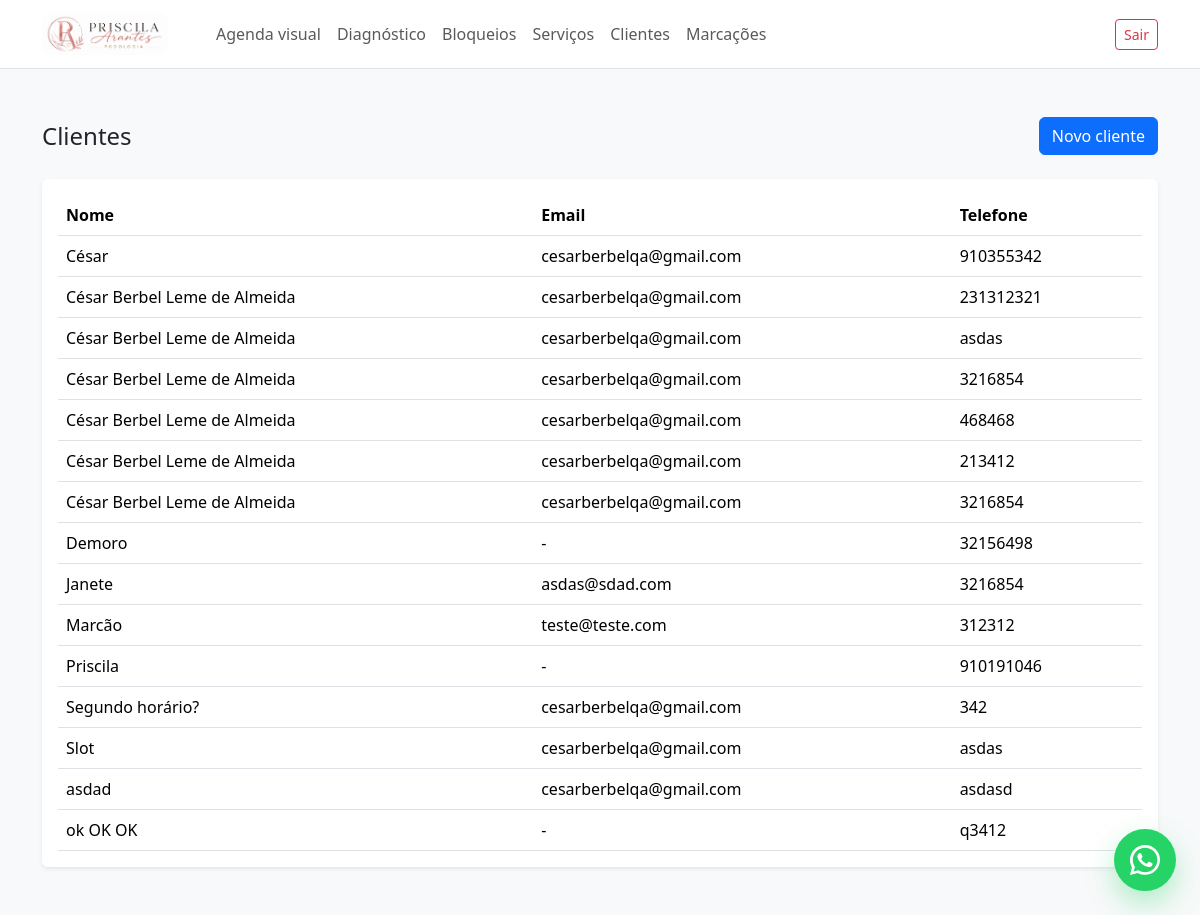
Page /clientes/ (signed in) on the committed database.
### appointments/models.py (models this page shows, shortened)
class Customer(models.Model):
    full_name = models.CharField(max_length=255)
    email = models.EmailField(blank=True)
    phone = models.CharField(max_length=30)
    created_at = models.DateTimeField(auto_now_add=True)
    updated_at = models.DateTimeField(auto_now=True)
    class Meta:
        ordering = ["full_name"]

### appointments/views/customers.py (the view)
# urls.py: path("clientes/", CustomerListView.as_view(), name="customer_list"),
class CustomerListView(LoginRequiredMixin, ListView):
    model = Customer
    template_name = "appointments/customer_list.html"
    context_object_name = "customers"

### templates/appointments/customer_list.html (shortened to what this page needs)
{% extends "base.html" %}
{% block content %}
<div class="d-flex justify-content-between align-items-center mb-4">
    <h1 class="h4 mb-0">Clientes</h1>
    <a href="{% url 'appointments:customer_create' %}" class="btn btn-primary">
        Novo cliente
    </a>
</div>
<div class="card shadow-sm border-0">
    <div class="card-body">
        {% if customers %}
            <div class="table-responsive">
                <table class="table table-hover align-middle mb-0">
                    <thead>
                        <tr>
                            <th>Nome</th>
                            <th>Email</th>
                            <th>Telefone</th>
                        </tr>
                    </thead>
                    <tbody>
                        {% for customer in customers %}
                            <tr>
                                <td>{{ customer.full_name }}</td>
                                <td>{{ customer.email|default:"-" }}</td>
                                <td>{{ customer.phone }}</td>
                            </tr>
                        {% endfor %}
                    </tbody>
                </table>
            </div>
        {% else %}
            <p class="mb-0">Nenhum cliente cadastrado.</p>
        {% endif %}
    </div>
</div>
{% endblock %}

### rows in the picture
Customer: full_name "César", email "cesarberbelqa@gmail.com", phone "910355342"
Customer: full_name "César Berbel Leme de Almeida", email "cesarberbelqa@gmail.com", phone "231312321"
Customer: full_name "César Berbel Leme de Almeida", email "cesarberbelqa@gmail.com", phone "asdas"
Customer: full_name "César Berbel Leme de Almeida", email "cesarberbelqa@gmail.com", phone "3216854"
Customer: full_name "César Berbel Leme de Almeida", email "cesarberbelqa@gmail.com", phone "468468"
Customer: full_name "César Berbel Leme de Almeida", email "cesarberbelqa@gmail.com", phone "213412"
Customer: full_name "César Berbel Leme de Almeida", email "cesarberbelqa@gmail.com", phone "3216854"
Customer: full_name "Demoro", email "-", phone "32156498"
Customer: full_name "Janete", email "asdas@sdad.com", phone "3216854"
Customer: full_name "Marcão", email "teste@teste.com", phone "312312"
Customer: full_name "Priscila", email "-", phone "910191046"
Customer: full_name "Segundo horário?", email "cesarberbelqa@gmail.com", phone "342"
Customer: full_name "Slot", email "cesarberbelqa@gmail.com", phone "asdas"
Customer: full_name "asdad", email "cesarberbelqa@gmail.com", phone "asdasd"
Customer: full_name "ok OK OK", email "-", phone "q3412"
